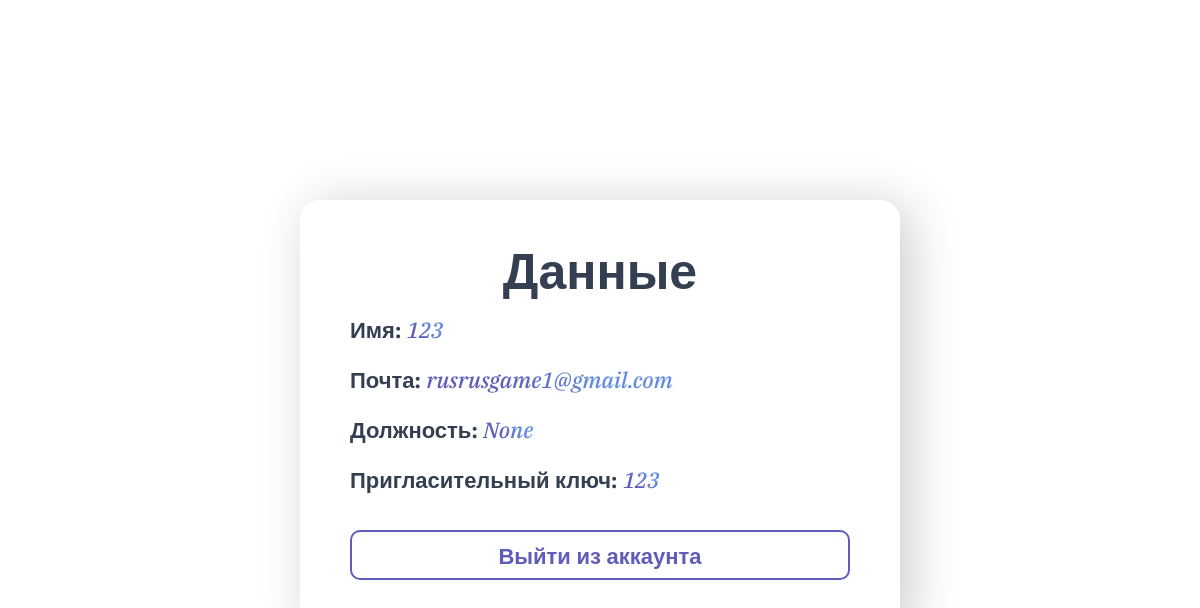
Before: /info_user/1 with the older database file.
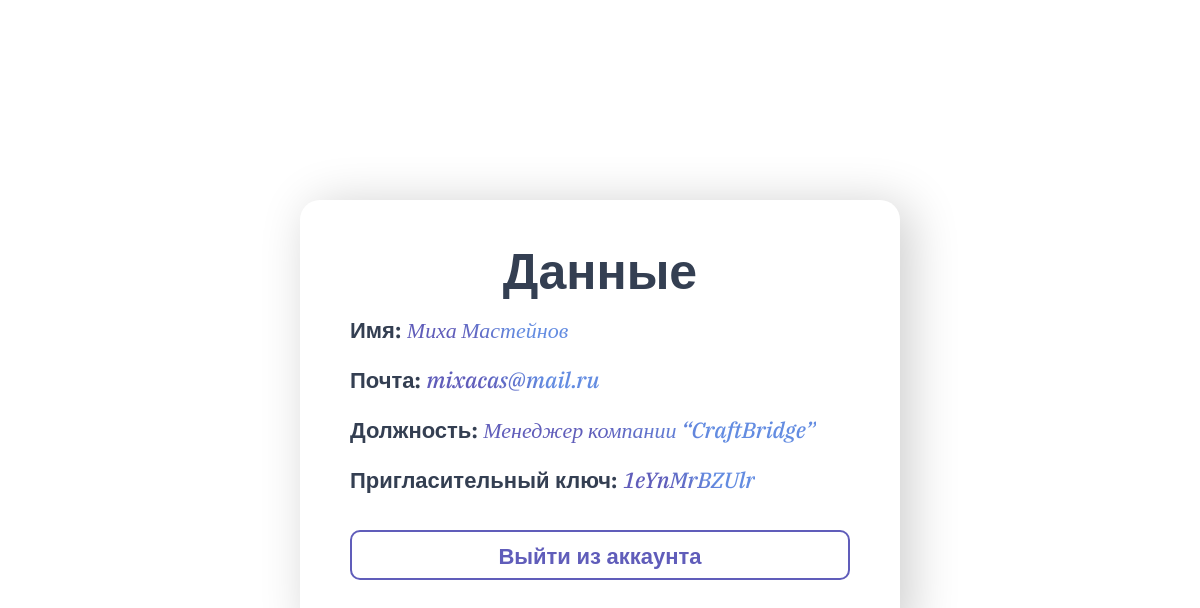
After: the same page with the newer database file.
### data/users.py (models this page shows, shortened)
class User(SqlAlchemyBase, UserMixin, SerializerMixin):
    __tablename__ = 'users'
    id = sqlalchemy.Column(sqlalchemy.Integer, primary_key=True, autoincrement=True)
    login = sqlalchemy.Column(sqlalchemy.String, nullable=True)
    email = sqlalchemy.Column(sqlalchemy.String, index=True, unique=True, nullable=True)
    hashed_password = sqlalchemy.Column(sqlalchemy.String, nullable=True)
    position = sqlalchemy.Column(sqlalchemy.String, nullable=True)
    admin = sqlalchemy.Column(sqlalchemy.Integer, nullable=True)
    invitation_key = sqlalchemy.Column(sqlalchemy.String, nullable=True)
    orders = orm.relationship("Order", back_populates='user')

### server.py (the view)
@app.route("/info_user/<int:id>", methods=['GET', 'POST'])
def info(id):
    db_sess = create_session()
    us = db_sess.query(User).filter(User.id == id).all()
    user = [{"id": i.id, "login": i.login, "email": i.email, "position": i.position, "invitation_key": i.invitation_key}
            for i in us]
    user = user[0]
    return render_template("info.html", user=user)

### data/db_session.py (called while the page is built)
def create_session() -> Session:
    global __factory
    return __factory()

### templates/info.html (shortened to what this page needs)
<link href="static/css/main.css" rel="stylesheet" type="text/css"/>
{% block content %}
    <div class="window two">
        <h1 class="name-func">Данные</h1>
        <form action="" method="post">
            <p class="info-table">
                Имя: <span>{{ user.login }}</span><br>
                Почта: <span>{{ user.email }}</span><br>
                Должность: <span>{{ user.position }}</span><br>
                Пригласительный ключ: <span>{{ user.invitation_key }}</span><br>
            </p>
            <a class="submit-button d" href="/logout">Выйти из аккаунта</a>
        </form>
        {% endblock %}
    </div>

### static/css/main.css (style rules this page uses)
p, h1, h2, h3, h4, h5, h6, h7, a { font-family: "Space Grotesk", sans-serif; margin: 0; }
a { text-decoration: none; color: #343F52; }
h1 { font-family: "Space Grotesk", sans-serif; font-optical-sizing: auto; font-weight: 599; font-size: 50px; font-style: normal; color: #343F52; line-height: 130%; }
span { font-family: "IBM Plex Serif", serif; font-weight: 600; font-style: italic; background: linear-gradient(45deg, rgba(96, 93, 186, 1) 33%, rgba(99, 140, 225, 1) 66%); -webkit-background-clip: text; -webkit-text-fill-color: transparent; }
.window { display: flex; flex-direction: column; gap: 25px; align-items: center; padding: 40px 0; width: 600px; border-radius: 20px; margin: 0 auto; box-shadow: 10px 5px 50px rgba(0,0,0, 0.2); vertical-align: middle; }
.window form { display: flex; flex-direction: column; gap: 20px; }
.two { margin-top: 200px; }
.info-table { line-height: 50px; color: #343F52; font-family: "Space Grotesk", sans-serif; font-optical-sizing: auto; font-weight: 600; font-size: 22px; font-style: normal; width: 200px; }

### templates/info.html (style rules this page uses)
span { font-weight: 500; }
h1 { font-family: "Space Grotesk", sans-serif; font-optical-sizing: auto; font-weight: 599; font-size: 50px; font-style: normal; color: #343F52; line-height: 130%; padding: 0; margin: 0px; }
.window { display: flex; flex-direction: column; gap: 0px; align-items: center; padding: 40px 0; width: 600px; border-radius: 20px; margin: 0 auto; box-shadow: 10px 5px 50px rgba(0,0,0, 0.2); vertical-align: middle; }
.window form { display: flex; flex-direction: column; gap: 20px; }
.two { margin-top: 200px; }
.info-table { line-height: 50px; color: #343F52; font-family: "Space Grotesk", sans-serif; font-optical-sizing: auto; font-weight: 600; font-size: 22px; font-style: normal; width: 500px; align-self: center; }
.submit-button { padding: 10px 20px; border-radius: 10px; border: 2px solid #605DBA; color: #605DBA; font-weight: 550; transition: all .19s ease-in; background: none; height: 50px; text-decoration: none; box-sizing: border-box; font-family: "Space Grotesk", sans-serif; font-weight: 600; font-size: 22px; font-style: normal; align-self: center; margin: 0 auto; vertical-align: middle; align-self: start; width: 100%; text-align: center; margin-top: -20px; }
.d { margin-top: 5px; }

Changed rows visible on the page:
changed User: login "123" → "Миха Мастейнов"; email "rusrusgame1@gmail.com" → "mixacas@mail.ru"; position (not shown) → "Менеджер компании “CraftBridge”"; invitation_key "123" → "1eYnMrBZUlr"
Other visible differences:
{{ user.position }}: "None" → (not shown)
